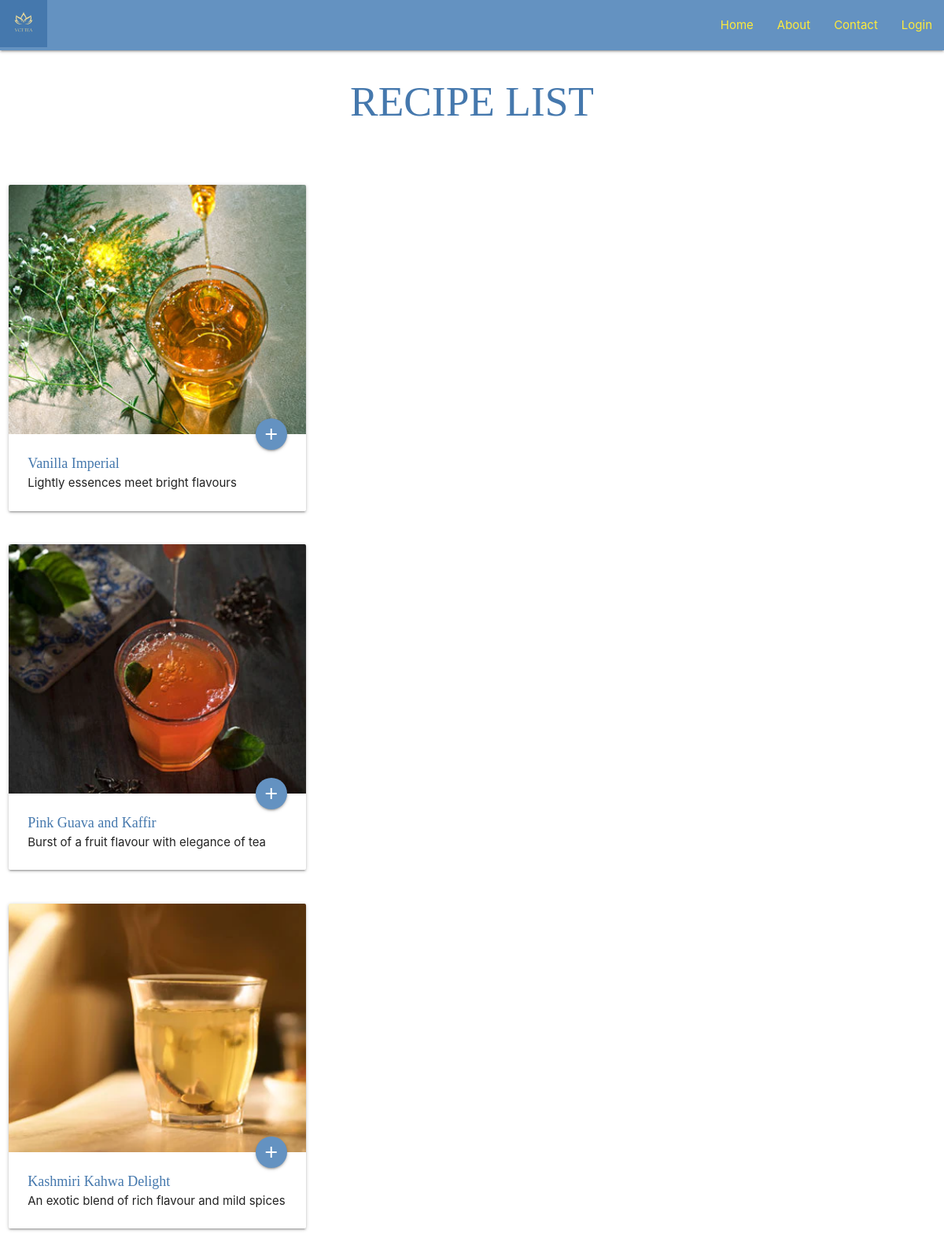
The app's page /recipes/ with its own data.
### recipies/models.py (models this page shows, shortened)
class Recipes(models.Model):
    title=models.CharField(max_length=100)
    slug=models.SlugField()
    description=models.TextField(max_length=200,default="Some String")
    body=models.TextField()
    date=models.DateField(auto_now_add=True)
    thumb=models.ImageField(blank=True)

### recipies/views.py (the view)
# urls.py: path('', views.recipe_list,name="recipe_list"),
def recipe_list(request):
    recipes=Recipes.objects.all().order_by('date')
    return render(request, 'recipies/recipe_list.html',{'recipes':recipes})

### recipies/templates/recipies/recipe_list.html (shortened to what this page needs)
{% load static %}
<!DOCTYPE html>
<html lang="en">
<head>
  <link rel="stylesheet" href="https://use.fontawesome.com/releases/v5.0.13/css/all.css">
  <link rel="stylesheet" href="https://cdnjs.cloudflare.com/ajax/libs/materialize/1.0.0-beta/css/materialize.min.css">
  <link rel="stylesheet" href="{% static 'style.css' %}">
</head>
<body>
  <nav>
    <div class="nav-wrapper color">
      <a href="#" class="brand-logo"><img class="responsive-img logo" src="{% static 'img/VCT TEA(60X60).jpg' %}"></a>
      <ul id="nav-mobile" class="right hide-on-med-and-down">
        <li><a href="#"><span class="yellow-text">Home</span></a></li>
        <li><a href="#"><span class="yellow-text">About</span></a></li>
        <li><a href="#"><span class="yellow-text">Contact</span></a></li>
        <li><a href="#"><span class="yellow-text">Login</span></a></li>
      </ul>
    </div>
  </nav>
    <h2>RECIPE LIST</h2>
    <div class="recipes">
      {% for recipe in recipes %}
      <div class="recipe">
        <div class="row">
          <div class="card">
            <div class="col s10 m10 l4">
              <div class="card">
                <div class="card-image">
                  <img src= "{{recipe.thumb.url}}">
                  <span class="card-title"></span>
                  <a class="btn-floating halfway-fab waves-effect waves-red color" href="{% url 'recipes:recipe_detail' slug=recipe.slug %}">
                    <i class="material-icons">add</i>
                  </a>
                </div>
                <div class="card-content">
                  <span class="card-font">{{ recipe.title }}</span>
                  <p>{{ recipe.description }}</p>
                </div>
              </div>
            </div>
          </div>
        </div>
      </div>
      {% endfor %}
    </div>
</body>
</html>

### assets/style.css (style rules this page uses)
h2 { text-align: center; font-family: Mate; color: #4578ad; padding-bottom: 4%; }
.card-font { color: #4578ad; font-family: Volkhorn SC; font-size: large; }
.color { background-color: #6492c1; }

### records on screen
Recipes: thumb (picture), title "Vanilla Imperial", description "Lightly essences meet bright flavours"
Recipes: thumb (picture), title "Pink Guava and Kaffir", description "Burst of a fruit flavour with elegance of tea"
Recipes: thumb (picture), title "Kashmiri Kahwa Delight", description "An exotic blend of rich flavour and mild spices"
